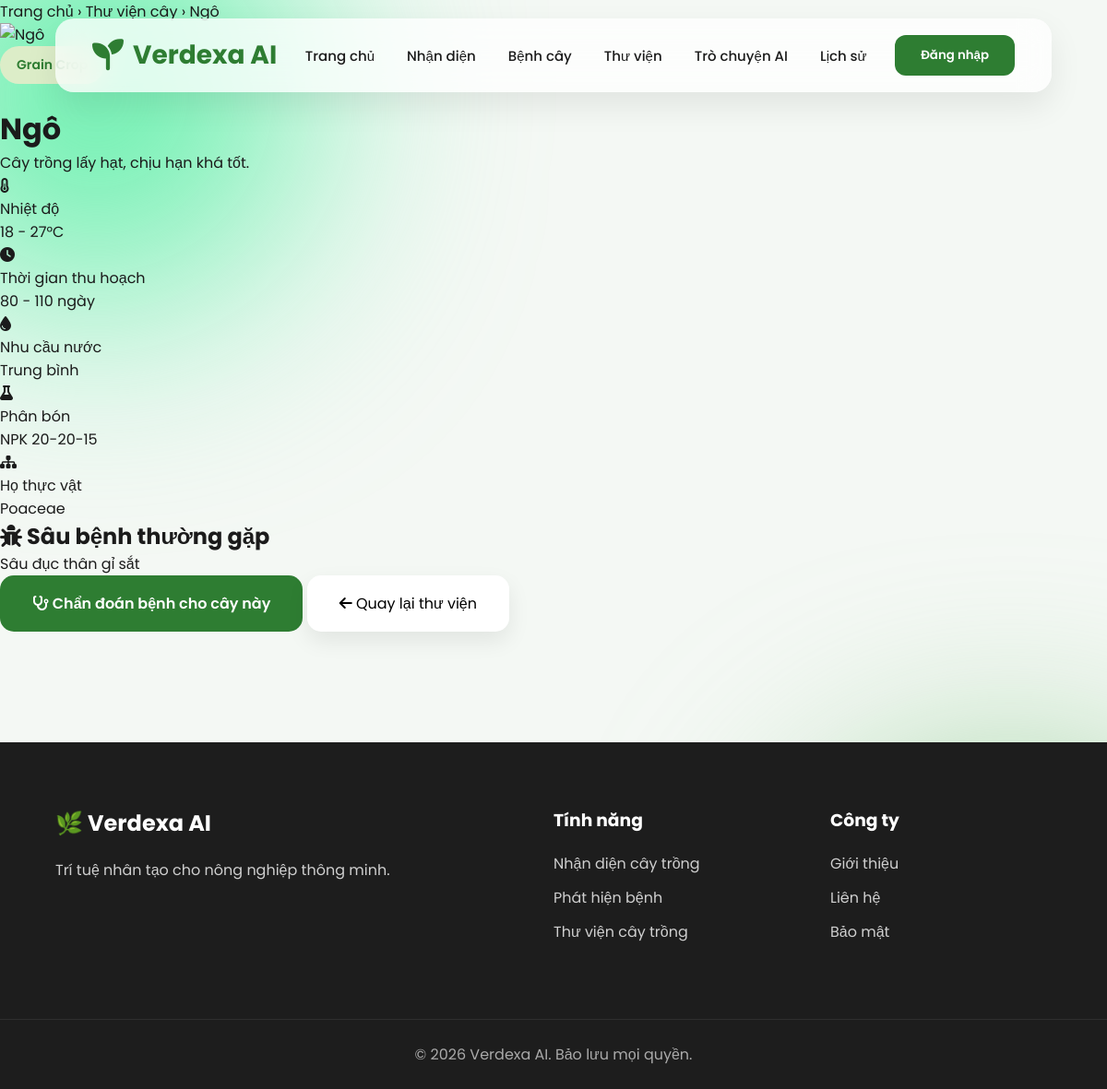
/plant/3, run on the app's committed database.
### tables this page shows
CREATE TABLE plants (
            id INTEGER PRIMARY KEY AUTOINCREMENT,
            name TEXT NOT NULL,
            category TEXT,
            image TEXT,
            family TEXT,
            temperature TEXT,
            harvest_time TEXT,
            water_need TEXT,
            fertilizer TEXT,
            common_diseases TEXT,
            description TEXT
        );

### app.py (the view)
@app.route("/plant/<int:plant_id>")
def plant_details_page(plant_id):
    plant = db.get_plant_by_id(plant_id)
    if not plant:
        return "Không tìm thấy cây trồng.", 404
    return render_template("plant-details.html", plant=plant, username=session.get("username"))

### database.py (called while the page is built)
def get_connection():
    conn = sqlite3.connect(Config.DATABASE_PATH)
    conn.row_factory = sqlite3.Row
    return conn

def get_plant_by_id(plant_id):
    conn = get_connection()
    plant = conn.execute("SELECT * FROM plants WHERE id = ?", (plant_id,)).fetchone()
    conn.close()
    return dict(plant) if plant else None

### templates/plant-details.html (shortened to what this page needs)
<!DOCTYPE html>
<html lang="vi">
<head>
    <link rel="stylesheet" href="{{ url_for('static', filename='css/style.css') }}">
    <link rel="stylesheet" href="https://cdnjs.cloudflare.com/ajax/libs/font-awesome/6.6.0/css/all.min.css">
</head>
<body>
<div class="background-blur blur1"></div>
<header>
    <div class="logo">
        <i class="fa-solid fa-seedling"></i>
        <span>Verdexa AI</span>
    </div>
    <nav>
        <a href="/">Trang chủ</a>
        <a href="/#identify">Nhận diện</a>
        <a href="/#disease">Bệnh cây</a>
        <a href="/#library">Thư viện</a>
        <a href="/#chat">Trò chuyện AI</a>
        <a href="/history">Lịch sử</a>
    </nav>
    {% if username %}
    <div class="user-menu">
        <span class="user-greeting"><i class="fa-solid fa-circle-user"></i> {{ username }}</span>
        <button class="login" id="logoutBtn">Đăng xuất</button>
    </div>
    {% else %}
    <button class="login" onclick="window.location.href='/login'">Đăng nhập</button>
    {% endif %}
</header>
<div class="plant-detail-page">
    <div class="breadcrumb">
        <a href="/">Trang chủ</a> &rsaquo;
        <a href="/#library">Thư viện cây</a> &rsaquo;
        {{ plant.name }}
    </div>
    <div class="plant-detail-hero">
        <img
            src="{{ url_for('static', filename='images/plants/' + plant.image) if plant.image else '' }}"
            onerror="this.src='https://images.unsplash.com/photo-1501004318641-b39e6451bec6?auto=format&fit=crop&w=800&q=80'"
            alt="{{ plant.name }}"
        >
        <div class="plant-detail-info">
            <span class="badge">{{ plant.category or 'Cây trồng' }}</span>
            <h1>{{ plant.name }}</h1>
            <p class="desc">{{ plant.description or 'Chưa có mô tả cho loại cây này.' }}</p>
            <div class="info-grid">
                <div class="info-item">
                    <i class="fa-solid fa-temperature-half"></i>
                    <div>
                        <div class="label">Nhiệt độ</div>
                        <div class="value">{{ plant.temperature or '—' }}</div>
                    </div>
                </div>
                <div class="info-item">
                    <i class="fa-solid fa-clock"></i>
                    <div>
                        <div class="label">Thời gian thu hoạch</div>
                        <div class="value">{{ plant.harvest_time or '—' }}</div>
                    </div>
                </div>
                <div class="info-item">
                    <i class="fa-solid fa-droplet"></i>
                    <div>
                        <div class="label">Nhu cầu nước</div>
                        <div class="value">{{ plant.water_need or '—' }}</div>
                    </div>
                </div>
                <div class="info-item">
                    <i class="fa-solid fa-flask"></i>
                    <div>
                        <div class="label">Phân bón</div>
                        <div class="value">{{ plant.fertilizer or '—' }}</div>
                    </div>
                </div>
                {% if plant.family %}
                <div class="info-item">
                    <i class="fa-solid fa-sitemap"></i>
                    <div>
                        <div class="label">Họ thực vật</div>
                        <div class="value">{{ plant.family }}</div>
                    </div>
                </div>
                {% endif %}
            </div>
        </div>
    </div>
    {% if plant.common_diseases %}
    <div class="plant-detail-diseases">
        <h2><i class="fa-solid fa-bug"></i> Sâu bệnh thường gặp</h2>
        <div class="disease-tags">
            {% for disease in plant.common_diseases.split(',') %}
            <span class="disease-tag">{{ disease.strip() }}</span>
            {% endfor %}
        </div>
    </div>
    {% endif %}
    <div class="plant-detail-actions">
        <button class="primary" onclick="window.location.href='/#disease'">
            <i class="fa-solid fa-stethoscope"></i>
            Chẩn đoán bệnh cho cây này
        </button>
        <button class="secondary" onclick="window.history.back()">
            <i class="fa-solid fa-arrow-left"></i>
            Quay lại thư viện
        </button>
    </div>
</div>
<footer>
    <div class="footer-content">
        <div>
            <h2>🌿 Verdexa AI</h2>
            <p>Trí tuệ nhân tạo cho nông nghiệp thông minh.</p>
        </div>
        <div>
            <h3>Tính năng</h3>
            <a href="/#identify">Nhận diện cây trồng</a>
            <a href="/#disease">Phát hiện bệnh</a>
            <a href="/#library">Thư viện cây trồng</a>
        </div>
        <div>
            <h3>Công ty</h3>
            <a href="#">Giới thiệu</a>
            <a href="#">Liên hệ</a>
            <a href="#">Bảo mật</a>
        </div>
    </div>
    <div class="copyright">
        © 2026 Verdexa AI. Bảo lưu mọi quyền.
    </div>
</footer>
</body>
</html>

### static/css/style.css (style rules this page uses)
* { margin:0; padding:0; box-sizing:border-box; }
html { scroll-behavior:smooth; }
body { font-family:'Poppins',sans-serif; background:#f4f8f4; color:#1b1b1b; overflow-x:hidden; }
a { text-decoration:none; color:inherit; }
button { cursor:pointer; font-family:inherit; }
.background-blur { position:fixed; width:450px; height:450px; border-radius:50%; filter:blur(120px); z-index:-1; }
.blur1 { background:#69f0ae; left:-120px; top:-120px; }
header { position:fixed; top:20px; left:50%; transform:translateX(-50%); width:90%; max-width:1300px; padding:18px 40px; background:rgba(255,255,255,.75); backdrop-filter:blur(16px); border-radius:20px; display:flex; justify-content:space-between; align-items:center; z-index:1000; box-shadow:0 15px 35px rgba(0,0,0,.08); }
.logo { display:flex; align-items:center; gap:10px; font-size:28px; font-weight:700; color:#2e7d32; }
.logo i { font-size:34px; }
nav { display:flex; gap:35px; }
nav a { font-size:15px; font-weight:500; transition:.3s; }
.login { border:none; background:#2e7d32; color:#fff; padding:12px 28px; border-radius:12px; font-weight:600; transition:.3s; }
.badge { display:inline-block; background:#dcedc8; color:#2e7d32; padding:10px 18px; border-radius:50px; font-size:14px; margin-bottom:25px; font-weight:600; }
.primary { background:#2e7d32; color:#fff; border:none; padding:18px 35px; border-radius:15px; font-size:16px; font-weight:600; transition:.3s; }
.secondary { background:#fff; border:none; padding:18px 35px; border-radius:15px; font-size:16px; box-shadow:0 10px 25px rgba(0,0,0,.08); transition:.3s; }
footer { background:#1d1d1d; color:#fff; margin-top:120px; }
.footer-content { width:90%; max-width:1300px; margin:auto; padding:70px 0; display:grid; grid-template-columns:2fr 1fr 1fr; gap:60px; }
.footer-content h2 { margin-bottom:20px; }
.footer-content h3 { margin-bottom:20px; }
.footer-content a { display:block; color:#cfcfcf; margin-bottom:12px; transition:.3s; }
.footer-content p { color:#cfcfcf; line-height:1.8; }
.copyright { text-align:center; padding:25px; border-top:1px solid rgba(255,255,255,.08); color:#aaa; }
button { transition:.3s; }
img { transition:.35s; }

### data on the page
plants: name "Ngô", category "Grain Crop", description "Cây trồng lấy hạt, chịu hạn khá tốt.", temperature "18 - 27°C", harvest_time "80 - 110 ngày", water_need "Trung bình", fertilizer "NPK 20-20-15", family "Poaceae"

### other printed values
{{ disease.strip() }} "Sâu đục thân" "gỉ sắt"
